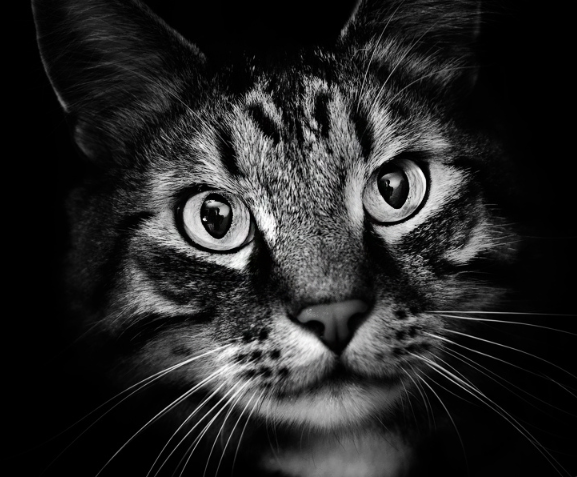
#> input picture kitty.PNG, 577 x 477 px, found by its file name
$ python string_thread.py   (Python 2 division)
#> lines starting #> are read from the running program, lines starting #| are printed output that depends on the picture
import math
import numpy as np
import cv2
import threading
import time

def bresenham(x0, y0, x1, y1):
    """Yield integer coordinates on the line from (x0, y0) to (x1, y1).
    Input coordinates should be integers.
    The result will contain both the start and the end point.
    https://pypi.org/project/bresenham/
    """
    dx = x1 - x0
    dy = y1 - y0

    xsign = 1 if dx > 0 else -1
    ysign = 1 if dy > 0 else -1

    dx = abs(dx)
    dy = abs(dy)

    if dx > dy:
        xx, xy, yx, yy = xsign, 0, 0, ysign
    else:
        dx, dy = dy, dx
        xx, xy, yx, yy = 0, ysign, xsign, 0

    D = 2*dy - dx
    y = 0

    for x in range(dx + 1):
        yield x0 + x*xx + y*yx, y0 + x*xy + y*yy
        if D >= 0:
            y += 1
            D -= 2*dx
        D += 2*dy


def make_circle(center=(0, 0), r=150, n=200):
    point = np.array([[int(center[0] + math.cos(np.pi*2*i/n) * r), int(center[1] + math.sin(np.pi*2*i/n) * r)] for i in range(n)])
    return point

def check_tooclose(coords, line, adj):
    if abs(line- adj) < 25:
        return True

def update_image(breList, kitty, imgResult):
    for x in breList:
        y, z = x
        kitty[y, z] = 255
        imgResult[y, z] = 0

def wrapper(func, args, res):
    res.append(func(*args))

def calc_chunk2(oldCoord, oldPin, nPins, pin_split):
    res = []
    bestLine = 9999999
    for index in range(1, pin_split):
        pin = (oldPin + index) % nPins
        pixels = 0
        coord = coords[pin]
        if check_tooclose(coords, oldPin, pin):
            continue
        bre = list(bresenham(oldCoord[0], oldCoord[1], coord[0], coord[1]))
        for x in bre:
            y, z = x
            pixels += int(kitty[y, z])
        lineSum = int(pixels / len(bre))
        if lineSum < bestLine:
            bestLine = lineSum
            bestPin = pin
            bestBre = bre

    res = bestBre
    res.append(bestLine)
    res.append(bestPin)
    return res

start_time = time.time()
imgRadius = 500
image = cv2.imread('kitty.png', cv2.IMREAD_GRAYSCALE)
#> image: shape (477, 577); min 0, max 255, mean 37.8
height, width = image.shape[0:2]
#> height = 477; width = 577
minEdge= min(height, width)
#> minEdge = 477
topEdge = int((height - minEdge)/2)
#> topEdge = 0
leftEdge = int((width - minEdge)/2)
#> leftEdge = 50
imgCropped = image[topEdge:topEdge+minEdge, leftEdge:leftEdge+minEdge]
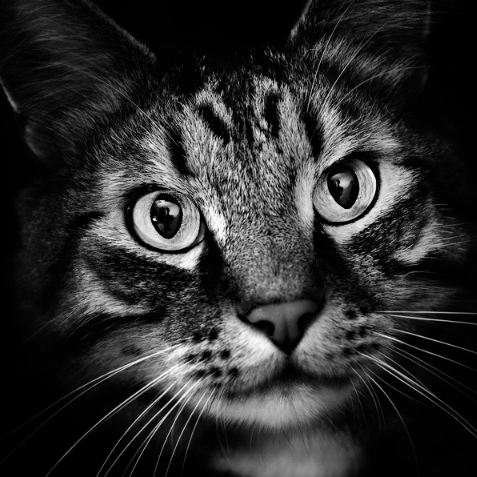
#> imgCropped: shape (477, 477); min 0, max 255, mean 45.5
kitty = cv2.resize(imgCropped, (2*imgRadius + 1, 2*imgRadius + 1))
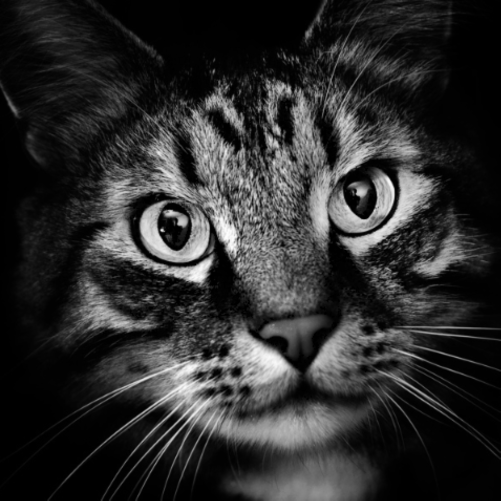
#> kitty: shape (1001, 1001) (shown at 1/2 size); min 0, max 254, mean 45.4
cv2.imwrite('./resized.png', kitty)

height, width = kitty.shape[:2]
#> height = 1001; width = 1001
imgResult = 255 * np.ones((height, width))
nLines = 800
nPins = 200
oldPin = 0
height, width = kitty.shape[0:2]
x = int(width/2)
#> x = 500
y = int(height/2)
#> y = 500

coords = make_circle(center=(x,y),r=500)

# if you want less local lines
# for x in coords:
#     y,z = x
#     cv2.circle(kitty,(y,z), 55, (255,255,0), -1)


line_list = []

for line in range(nLines):
    bestLine = 9999999999
    oldCoord = coords[oldPin]

    pin_split = int(nPins/2)
    res = []
    t = threading.Thread(target=wrapper, args=(calc_chunk2, (oldCoord, oldPin, nPins, pin_split), res))
    t.start()

    for index in range(pin_split, nPins):
        pin = (oldPin + index) % nPins
        pixels = 0
        coord = coords[pin]
        if check_tooclose(coords, oldPin, pin):
            continue
        bre = list(bresenham(oldCoord[0], oldCoord[1], coord[0], coord[1]))
        for x in bre:
            y, z = x
            pixels += int(kitty[y, z])
        lineSum = int(pixels / len(bre))
        if lineSum < bestLine:
            bestLine = lineSum
            bestPin = pin
            bestBre = bre

#> (the run stopped early here; a loop or call above may not have finished)
